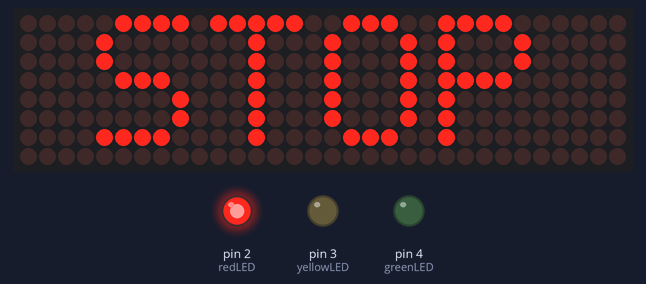
A sketch run on a simulated Arduino Uno, built with avr-gcc and run on an emulated ATmega328P. Parts: 32×8 LED matrix, output pins drawn as LEDs (lit = HIGH).

Above: at 0.1 s.
At 5.1 s:
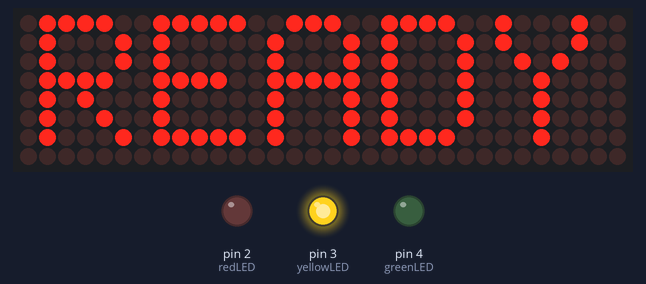
At 7.1 s:
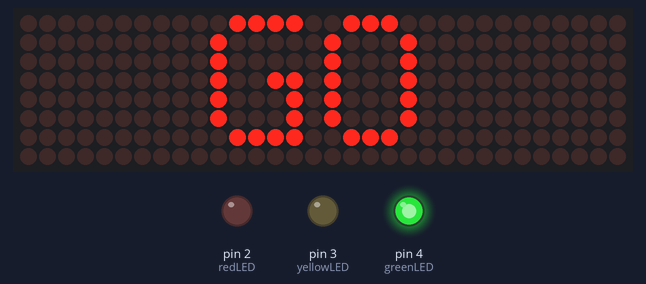
Timing chart, 0 to 37.5 s (numbered marks = the images above):
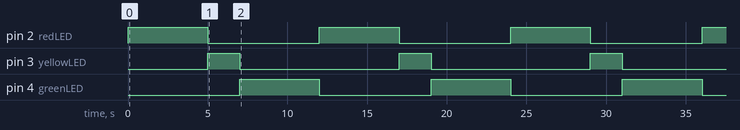

Measured:
- by itself, pin 2 (redLED), pin 4 (greenLED): alternates HIGH for 5.0 s and LOW for 7.0 s
- by itself, pin 3 (yellowLED): alternates HIGH for 2.0 s and LOW for 10.0 s
- by itself, everything shown: repeats every 12.0 s, in 4 steps
- what the display in image 1 shows lasts 2.0 s, from 5.0 s to 7.0 s

The sketch:

traffic_light.ino
```cpp
#include <MD_Parola.h>
#include <MD_MAX72XX.h>
#include <SPI.h>

// Define hardware type
#define HARDWARE_TYPE MD_MAX72XX::FC16_HW  // For common FC16 MAX7219 modules
#define MAX_DEVICES 4  // Number of 8x8 modules chained

// Pins for Pico
#define DATA_PIN 6
#define CLK_PIN 8
#define CS_PIN 7

// Create Parola object
MD_Parola parola = MD_Parola(HARDWARE_TYPE, DATA_PIN, CLK_PIN, CS_PIN, MAX_DEVICES);

// Traffic light LEDs
int redLED = 2;
int yellowLED = 3;
int greenLED = 4;

void setup() {
  // Setup LEDs
  pinMode(redLED, OUTPUT);
  pinMode(yellowLED, OUTPUT);
  pinMode(greenLED, OUTPUT);

  // Setup Parola
  parola.begin();
  parola.setIntensity(8);   // Brightness (0–15)
  parola.displayClear();
}

// Function to show static message
void showMessage(const char* msg, int durationMs) {
  parola.displayClear();   // clear display first
  parola.displayText(msg, PA_CENTER, 0, 0, PA_PRINT, PA_NO_EFFECT);
  parola.displayAnimate(); // apply text
  delay(durationMs);       // keep it on screen
  parola.displayClear();   // clear after time
}

void loop() {
  // RED phase
  digitalWrite(redLED, HIGH);
  showMessage("STOP", 5000);
  digitalWrite(redLED, LOW);

  // YELLOW phase
  digitalWrite(yellowLED, HIGH);
  showMessage("READY", 2000);
  digitalWrite(yellowLED, LOW);

  // GREEN phase
  digitalWrite(greenLED, HIGH);
  showMessage("GO", 5000);
  digitalWrite(greenLED, LOW);
}
```
